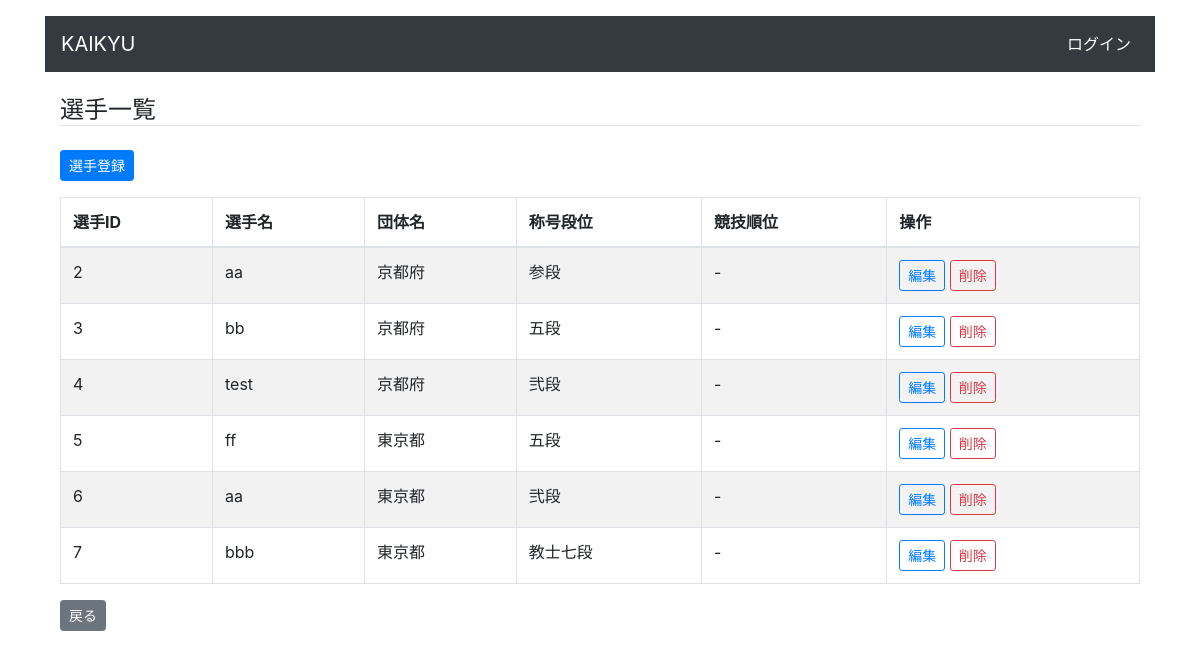
The page /cms/player_list/1 on the database its author committed.
### cms/models.py (models this page shows, shortened)
class Player(models.Model):
    DAN_CHOICES = [
        ("初段", "初段"),
        ("弐段", "弐段"),
        ("参段", "参段"),
        ("四段", "四段"),
        ("五段", "五段"),
        ("錬士五段", "錬士五段"),
        ("錬士六段", "錬士六段"),
        ("教士六段", "教士六段"),
        ("教士七段", "教士七段"),
        ("教士八段", "教士八段"),
        ("範士八段", "範士八段")
    ]
    competition = models.ForeignKey(
        Competition, verbose_name='大会', on_delete=models.CASCADE)
    name = models.CharField('選手名', max_length=255)
    team_name = models.CharField('団体名', max_length=255)
    dan = models.CharField('称号段位', max_length=255, choices=DAN_CHOICES)
    rank = models.CharField('順位', max_length=255)

### cms/views.py (the view)
# urls.py: path('player_list/<int:competition_id>',
def player_list(request, competition_id):
    players = Player.objects.filter(
        competition_id=competition_id).values()
    return render(request, 'cms/player_list.html', {'players': players, 'competition_id': competition_id})

### cms/templates/cms/player_list.html
{% extends "cms/base.html" %}
{% block content %}
<h4 class="mt-4 border-bottom">選手一覧</h4>
<a href="{% url 'cms:add_player' competition_id=competition_id %}" class="btn btn-primary btn-sm my-3">選手登録</a>
<table class="table table-striped table-bordered">
  <thead>
    <tr>
      <th scope="col">選手ID</th>
      <th scope="col">選手名</th>
      <th scope="col">団体名</th>
      <th scope="col">称号段位</th>
      <th scope="col">競技順位</th>
      <th scope="col">操作</th>
    </tr>
  </thead>
  <tbody>
    {% for player in players %}
    <tr>
      <td>{{ player.id }}</td>
      <td>
          {{ player.name }}
      </td>
      <td>{{ player.team_name }}</td>
      <td>{{ player.dan }}</td>
      <td>{{ player.rank }}</td>
      <td>
        <a href="{% url 'cms:edit_player' competition_id=competition_id player_id=player.id %}"
          class="btn btn-outline-primary btn-sm">
          編集
        </a>
        <a href="{% url 'cms:delete_player' competition_id=competition_id player_id=player.id %}"
          class="btn btn-outline-danger btn-sm">削除</a>
      </td>
    </tr>
    {% endfor %}
  </tbody>
</table>
<a href="{% url 'cms:match_list' competition_id=competition_id %}" class="btn btn-secondary btn-sm">戻る</a>
{% endblock content %}

### rows shown on the page
Player: id "2", name "aa", team_name "京都府", dan "参段", rank "-"
Player: id "3", name "bb", team_name "京都府", dan "五段", rank "-"
Player: id "4", name "test", team_name "京都府", dan "弐段", rank "-"
Player: id "5", name "ff", team_name "東京都", dan "五段", rank "-"
Player: id "6", name "aa", team_name "東京都", dan "弐段", rank "-"
Player: id "7", name "bbb", team_name "東京都", dan "教士七段", rank "-"
